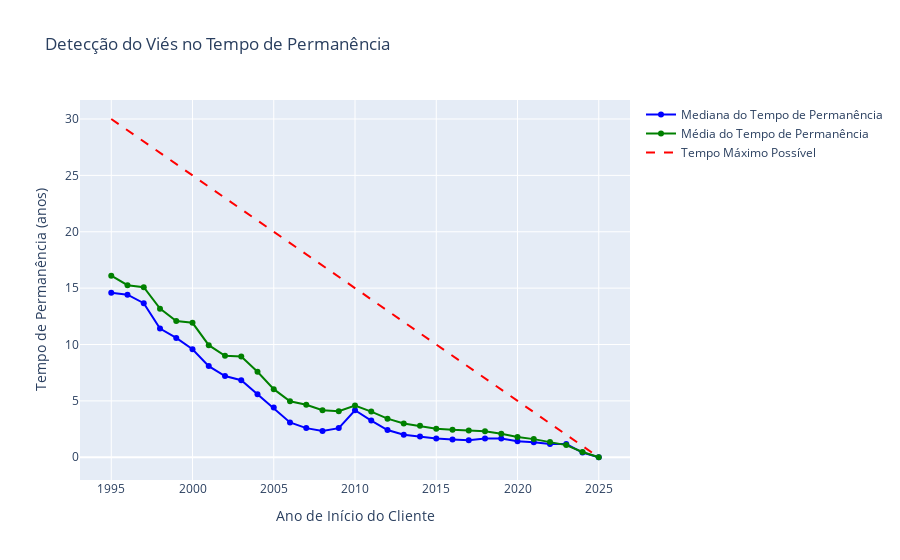

The notebook cell saved with this chart:
### Markdown cell above
## Tempo de Permanencia - Filtrado - meses_contratos_anos

### Code cell
import plotly.graph_objects as go
import pandas as pd
from datetime import datetime

# Converter para Pandas
df_permanencia = sdf_cancelados.select("data_inicio", "meses_contrato_anos").toPandas()

# Converter start_date para datetime
df_permanencia["data_inicio"] = pd.to_datetime(df_permanencia["data_inicio"])

# Criar coluna com o ano do contrato
df_permanencia["ano_inicio"] = df_permanencia["data_inicio"].dt.year

# Obter o ano atual
ano_atual = datetime.today().year

# Calcular estatísticas por ano
estatisticas_por_ano = df_permanencia.groupby("ano_inicio")["meses_contrato_anos"].agg(["median", "mean"]).reset_index()

# Calcular o tempo máximo possível para cada ano (tempo entre ano de início e hoje)
estatisticas_por_ano["tempo_maximo_possivel"] = ano_atual - estatisticas_por_ano["ano_inicio"]

# Calcular a diferença entre o tempo máximo e a mediana
estatisticas_por_ano["diferenca"] = estatisticas_por_ano["tempo_maximo_possivel"] - estatisticas_por_ano["median"]

# Identificar o primeiro ano onde a diferença for menor que um limite (exemplo: 2 anos)
#ano_limite_vies = estatisticas_por_ano.loc[estatisticas_por_ano["diferenca"] < 2, "ano_inicio"].min()

# Criar gráfico interativo
fig = go.Figure()

# Linha da mediana do tempo de permanência por ano
fig.add_trace(go.Scatter(
    x=estatisticas_por_ano["ano_inicio"],
    y=estatisticas_por_ano["median"],
    mode="lines+markers",
    name="Mediana do Tempo de Permanência",
    line=dict(color="blue")
))

# Linha da média do tempo de permanência por ano
fig.add_trace(go.Scatter(
    x=estatisticas_por_ano["ano_inicio"],
    y=estatisticas_por_ano["mean"],
    mode="lines+markers",
    name="Média do Tempo de Permanência",
    line=dict(color="green")
))

# Linha do tempo máximo possível
fig.add_trace(go.Scatter(
    x=estatisticas_por_ano["ano_inicio"],
    y=estatisticas_por_ano["tempo_maximo_possivel"],
    mode="lines",
    name="Tempo Máximo Possível",
    line=dict(color="red", dash="dash")
))



# Layout do gráfico
fig.update_layout(
    title="Detecção do Viés no Tempo de Permanência",
    xaxis_title="Ano de Início do Cliente",
    yaxis_title="Tempo de Permanência (anos)",
    showlegend=True
)

# Exibir gráfico
fig.show()

### Figure 1 — Plotly figure (JSON) as saved in the notebook; plotly's stock layout.template omitted (floating-point values rounded to 4 significant figures)
{"data": [{"line": {"color": "blue"}, "mode": "lines+markers", "name": "Mediana do Tempo de Permanência", "type": "scatter", "x": [1995, 1996, 1997, 1998, 1999, 2000, 2001, 2002, 2003, 2004, 2005, 2006, 2007, 2008, 2009, 2010, 2011, 2012, 2013, 2014, 2015, 2016, 2017, 2018, 2019, 2020, 2021, 2022, 2023, 2024, 2025], "y": [14.58, 14.42, 13.67, 11.42, 10.58, 9.583, 8.083, 7.208, 6.833, 5.583, 4.417, 3.083, 2.583, 2.333, 2.583, 4.167, 3.25, 2.417, 2.0, 1.833, 1.667, 1.583, 1.5, 1.667, 1.667, 1.417, 1.333, 1.167, 1.167, 0.4167, 0.0]}, {"line": {"color": "green"}, "mode": "lines+markers", "name": "Média do Tempo de Permanência", "type": "scatter", "x": [1995, 1996, 1997, 1998, 1999, 2000, 2001, 2002, 2003, 2004, 2005, 2006, 2007, 2008, 2009, 2010, 2011, 2012, 2013, 2014, 2015, 2016, 2017, 2018, 2019, 2020, 2021, 2022, 2023, 2024, 2025], "y": [16.1, 15.26, 15.08, 13.18, 12.08, 11.92, 9.94, 8.995, 8.928, 7.587, 6.041, 4.966, 4.655, 4.164, 4.086, 4.585, 4.052, 3.424, 2.992, 2.794, 2.528, 2.432, 2.369, 2.314, 2.084, 1.795, 1.608, 1.349, 1.079, 0.4693, 0.0]}, {"line": {"color": "red", "dash": "dash"}, "mode": "lines", "name": "Tempo Máximo Possível", "type": "scatter", "x": [1995, 1996, 1997, 1998, 1999, 2000, 2001, 2002, 2003, 2004, 2005, 2006, 2007, 2008, 2009, 2010, 2011, 2012, 2013, 2014, 2015, 2016, 2017, 2018, 2019, 2020, 2021, 2022, 2023, 2024, 2025], "y": [30, 29, 28, 27, 26, 25, 24, 23, 22, 21, 20, 19, 18, 17, 16, 15, 14, 13, 12, 11, 10, 9, 8, 7, 6, 5, 4, 3, 2, 1, 0]}], "layout": {"showlegend": true, "title": {"text": "Detecção do Viés no Tempo de Permanência"}, "xaxis": {"title": {"text": "Ano de Início do Cliente"}}, "yaxis": {"title": {"text": "Tempo de Permanência (anos)"}}}}
